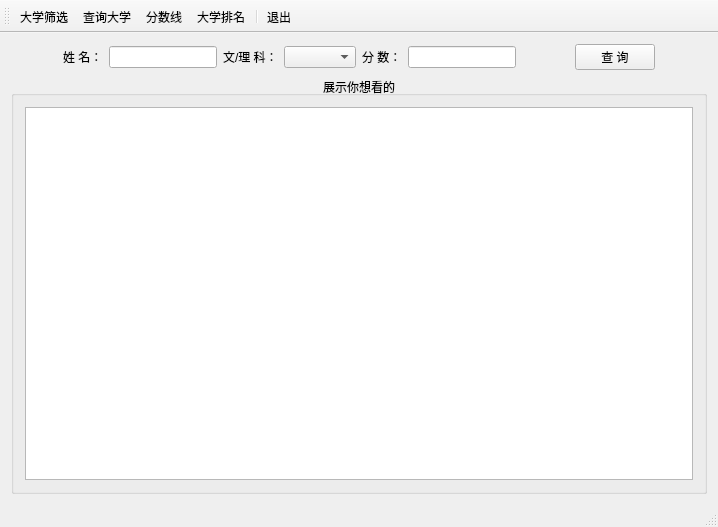
<?xml version="1.0" encoding="UTF-8"?>
<ui version="4.0">
 <class>MainWindow</class>
 <widget class="QMainWindow" name="MainWindow">
  <property name="geometry">
   <rect>
    <x>0</x>
    <y>0</y>
    <width>718</width>
    <height>527</height>
   </rect>
  </property>
  <property name="windowTitle">
   <string>智能志愿报考神器</string>
  </property>
  <property name="windowIcon">
   <iconset>
    <normaloff>favicon13.ico</normaloff>favicon13.ico</iconset>
  </property>
  <widget class="QWidget" name="centralWidget">
   <layout class="QVBoxLayout" name="verticalLayout">
    <item>
     <layout class="QHBoxLayout" name="horizontalLayout">
      <item>
       <spacer name="horizontalSpacer_3">
        <property name="orientation">
         <enum>Qt::Horizontal</enum>
        </property>
        <property name="sizeHint" stdset="0">
         <size>
          <width>40</width>
          <height>20</height>
         </size>
        </property>
       </spacer>
      </item>
      <item>
       <widget class="QLabel" name="label">
        <property name="text">
         <string>姓 名：</string>
        </property>
       </widget>
      </item>
      <item>
       <widget class="QLineEdit" name="name"/>
      </item>
      <item>
       <widget class="QLabel" name="label_3">
        <property name="text">
         <string>文/理 科：</string>
        </property>
       </widget>
      </item>
      <item>
       <widget class="QComboBox" name="comboBox"/>
      </item>
      <item>
       <widget class="QLabel" name="label_2">
        <property name="text">
         <string>分 数：</string>
        </property>
       </widget>
      </item>
      <item>
       <widget class="QLineEdit" name="score"/>
      </item>
      <item>
       <spacer name="horizontalSpacer">
        <property name="orientation">
         <enum>Qt::Horizontal</enum>
        </property>
        <property name="sizeHint" stdset="0">
         <size>
          <width>40</width>
          <height>20</height>
         </size>
        </property>
       </spacer>
      </item>
      <item>
       <widget class="QPushButton" name="pushButton">
        <property name="text">
         <string>查 询</string>
        </property>
       </widget>
      </item>
      <item>
       <spacer name="horizontalSpacer_2">
        <property name="orientation">
         <enum>Qt::Horizontal</enum>
        </property>
        <property name="sizeHint" stdset="0">
         <size>
          <width>40</width>
          <height>20</height>
         </size>
        </property>
       </spacer>
      </item>
     </layout>
    </item>
    <item>
     <widget class="QGroupBox" name="groupBox">
      <property name="title">
       <string>展示你想看的</string>
      </property>
      <property name="alignment">
       <set>Qt::AlignCenter</set>
      </property>
      <property name="flat">
       <bool>true</bool>
      </property>
      <property name="checkable">
       <bool>false</bool>
      </property>
      <layout class="QHBoxLayout" name="horizontalLayout_2">
       <item>
        <widget class="QTableView" name="tableView"/>
       </item>
      </layout>
     </widget>
    </item>
   </layout>
  </widget>
  <widget class="QMenuBar" name="menuBar">
   <property name="geometry">
    <rect>
     <x>0</x>
     <y>0</y>
     <width>718</width>
     <height>23</height>
    </rect>
   </property>
  </widget>
  <widget class="QToolBar" name="mainToolBar">
   <property name="toolButtonStyle">
    <enum>Qt::ToolButtonTextUnderIcon</enum>
   </property>
   <attribute name="toolBarArea">
    <enum>TopToolBarArea</enum>
   </attribute>
   <attribute name="toolBarBreak">
    <bool>false</bool>
   </attribute>
   <addaction name="actSelectUniversities"/>
   <addaction name="actUniversities"/>
   <addaction name="actScoreLine"/>
   <addaction name="actSort"/>
   <addaction name="separator"/>
   <addaction name="actExit"/>
  </widget>
  <widget class="QStatusBar" name="statusBar"/>
  <action name="actSelectUniversities">
   <property name="icon">
    <iconset>
     <normaloff>favicon0.ico</normaloff>favicon0.ico</iconset>
   </property>
   <property name="text">
    <string>大学筛选</string>
   </property>
   <property name="toolTip">
    <string>根据你填写的信息筛选出合适的大学</string>
   </property>
  </action>
  <action name="actUniversities">
   <property name="icon">
    <iconset>
     <normaloff>favicon1.ico</normaloff>favicon1.ico</iconset>
   </property>
   <property name="text">
    <string>查询大学</string>
   </property>
   <property name="toolTip">
    <string>查询大学分数线</string>
   </property>
  </action>
  <action name="actScoreLine">
   <property name="icon">
    <iconset>
     <normaloff>favicon3.ico</normaloff>favicon3.ico</iconset>
   </property>
   <property name="text">
    <string>分数线</string>
   </property>
   <property name="toolTip">
    <string>查看各省分数线</string>
   </property>
  </action>
  <action name="actSort">
   <property name="icon">
    <iconset>
     <normaloff>favicon2.ico</normaloff>favicon2.ico</iconset>
   </property>
   <property name="text">
    <string>大学排名</string>
   </property>
   <property name="toolTip">
    <string>查看全国大学排名</string>
   </property>
  </action>
  <action name="actExit">
   <property name="icon">
    <iconset>
     <normaloff>favicon17.ico</normaloff>favicon17.ico</iconset>
   </property>
   <property name="text">
    <string>退出</string>
   </property>
   <property name="toolTip">
    <string>退出系统</string>
   </property>
  </action>
 </widget>
 <layoutdefault spacing="6" margin="11"/>
 <resources/>
 <connections>
  <connection>
   <sender>actExit</sender>
   <signal>triggered()</signal>
   <receiver>MainWindow</receiver>
   <slot>close()</slot>
   <hints>
    <hint type="sourcelabel">
     <x>-1</x>
     <y>-1</y>
    </hint>
    <hint type="destinationlabel">
     <x>358</x>
     <y>263</y>
    </hint>
   </hints>
  </connection>
 </connections>
</ui>
